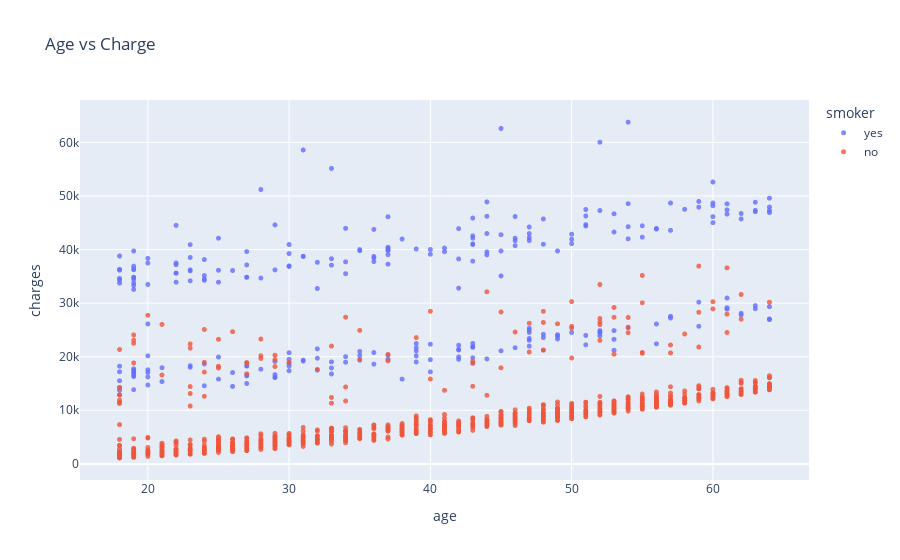

This figure's notebook cell:
### Markdown cell above
### Age and Charges

### Code cell
fig = px.scatter(medical_df,
                  x='age', 
                  y='charges', 
                  color='smoker',
                  title='Age vs Charge', 
                  hover_data=['sex'],
                  opacity=0.8
                )
fig.update_traces(marker_size=5)
fig.show()

### Figure 1 — Plotly figure (JSON) as saved in the notebook; plotly's stock layout.template omitted (floating-point values rounded to 4 significant figures; data arrays with more than 128 entries replaced by an {"elided": "..."} marker saying what was removed)
{"data": [{"customdata": {"elided": "274x1 str values"}, "hovertemplate": "smoker=yes<br>age=%{x}<br>charges=%{y}<br>sex=%{customdata[0]}<extra></extra>", "legendgroup": "yes", "marker": {"color": "#636efa", "opacity": 0.8, "size": 5, "symbol": "circle"}, "mode": "markers", "name": "yes", "showlegend": true, "type": "scattergl", "x": {"elided": "274 int values"}, "xaxis": "x", "y": {"elided": "274 float values"}, "yaxis": "y"}, {"customdata": {"elided": "1064x1 str values"}, "hovertemplate": "smoker=no<br>age=%{x}<br>charges=%{y}<br>sex=%{customdata[0]}<extra></extra>", "legendgroup": "no", "marker": {"color": "#EF553B", "opacity": 0.8, "size": 5, "symbol": "circle"}, "mode": "markers", "name": "no", "showlegend": true, "type": "scattergl", "x": {"elided": "1064 int values"}, "xaxis": "x", "y": {"elided": "1064 float values"}, "yaxis": "y"}], "layout": {"legend": {"title": {"text": "smoker"}, "tracegroupgap": 0}, "title": {"text": "Age vs Charge"}, "xaxis": {"anchor": "y", "domain": [0, 1], "title": {"text": "age"}}, "yaxis": {"anchor": "x", "domain": [0, 1], "title": {"text": "charges"}}}}
